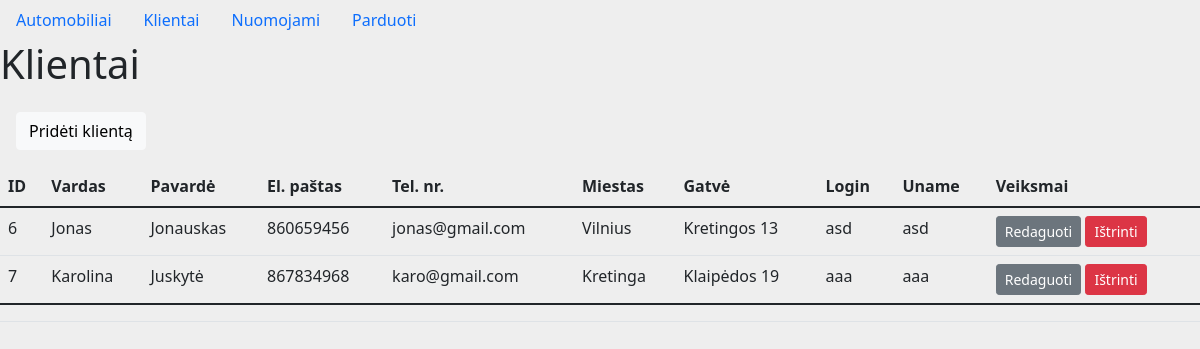
The app's page /klientai.php with its own data.
### tables this page shows
CREATE TABLE `klientai` (
  `vardas` varchar(16) NOT NULL,
  `pavarde` varchar(16) NOT NULL,
  `tel_nr` int(16) NOT NULL,
  `el_pastas` varchar(32) NOT NULL,
  `miestas` varchar(16) NOT NULL,
  `gatve` varchar(20) NOT NULL,
  `kliento_id` smallint(6) NOT NULL,
  `username` varchar(10) NOT NULL,
  `password` varchar(10) NOT NULL
);

### klientai.php (the view)
<?php require('header.php') ?>
<?php
$sql = "SELECT * FROM klientai";
$result = mysqli_query($conn, $sql);
?>
<h1>Klientai</h1>
<a href="klientas.php" class="btn btn-light m-3">Pridėti klientą</a>
<table class="table">
<thead>
<tr>
  <th>ID</th>
  <th>Vardas</th>
  <th>Pavardė</th>
  <th>El. paštas</th>
  <th>Tel. nr.</th>
  <th>Miestas</th>
  <th>Gatvė</th>
  <th>Login</th>
  <th>Uname</th>
  <th>Veiksmai</th>
</tr>
</thead>
<tbody>
<?php while ($row = mysqli_fetch_assoc($result)): ?>
<tr>
  <td><?=$row ['kliento_id']?></td>
  <td><?=$row ['vardas']?></td>
  <td><?=$row ['pavarde']?></td>
  <td><?=$row ['tel_nr']?></td>
  <td><?=$row ['el_pastas']?></td>
  <td><?=$row ['miestas']?></td>
  <td><?=$row ['gatve']?></td>
  <td><?=$row ['username']?></td>
  <td><?=$row ['password']?></td>
  <td>
    <a class="btn btn-secondary btn-sm" href="klientas.php?kliento_id=<?=$row['kliento_id']?>">Redaguoti</a>
  <a class="btn btn-danger btn-sm" href="functions.php?istrinti_klienta=<?=$row['kliento_id']?>" onclick="return confirm('Ar tikrai istrinti?')">Ištrinti</a>
</td>
</tr>
<?php endwhile ?>
</tbody>
<tfoot>
  <tr>
    <td colspan="10"></td>
  </tr>
</tfoot>
</table>
<?php require('footer.php') ?>

### header.php (shortened to what this page needs)
<!DOCTYPE html>
<html lang="en" dir="ltr">
	<head>
    <link href="https://cdn.jsdelivr.net/npm/bootstrap@5.1.1/dist/css/bootstrap.min.css" rel="stylesheet">
    <link rel="stylesheet" href="style.css">
  </head>
	<body>
    <ul class="nav nav-pills">
      <li class="nav-item">
        <a class="nav-link" aria-current="page" href="index.php">Automobiliai</a>
      </li>
      <li class="nav-item">
        <a class="nav-link" href="klientai.php">Klientai</a>
      </li>
			<li class="nav-item">
        <a class="nav-link" href="nuomojami_auto.php">Nuomojami</a>
      </li>
			<li class="nav-item">
        <a class="nav-link" href="parduoti_auto.php">Parduoti</a>
      </li>
    </ul>

### footer.php (shortened to what this page needs)
</body>
</html>

### style.css (style rules this page uses)
body { background: #eee; }

### records on screen
klientai: kliento_id "6", vardas "Jonas", pavarde "Jonauskas", tel_nr "860659456", el_pastas "jonas@gmail.com", miestas "Vilnius", gatve "Kretingos 13", username "asd", password "asd"
klientai: kliento_id "7", vardas "Karolina", pavarde "Juskytė", tel_nr "867834968", el_pastas "karo@gmail.com", miestas "Kretinga", gatve "Klaipėdos 19", username "aaa", password "aaa"
